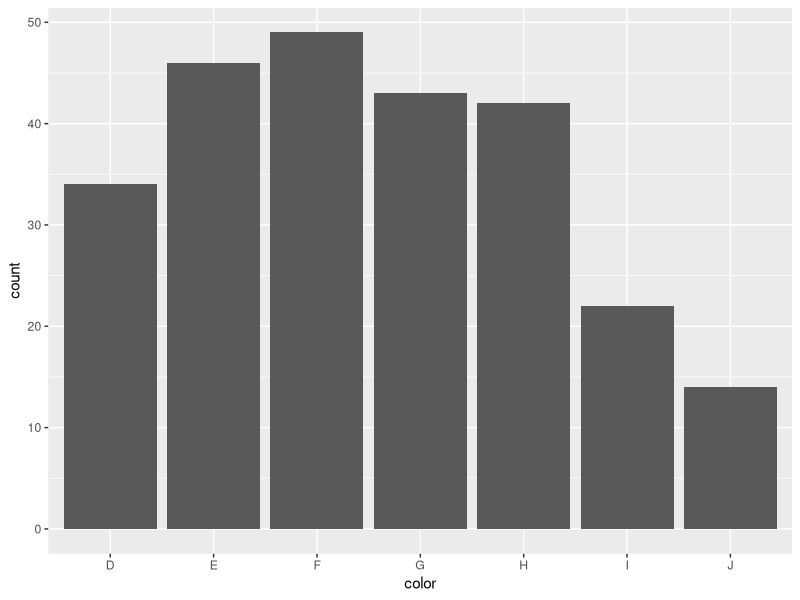

Reproduce this figure in R.
## ---- chunk 1
#| label: setup
#| message: false

library(tidyverse)
## ---- chunk 2
set.seed(0)
diamonds_sample <- diamonds %>% 
  slice_sample(n = 250)
## ---- chunk 3
ggplot(diamonds_sample, aes(x = color)) +
  geom_bar()
## ---- chunk 4
t <- table(diamonds_sample$color)
t

p_null <- rep(1/7, times = 7)
p_null # null hypothesis values
## ---- chunk 5
chisq.test(t, p = p_null)
